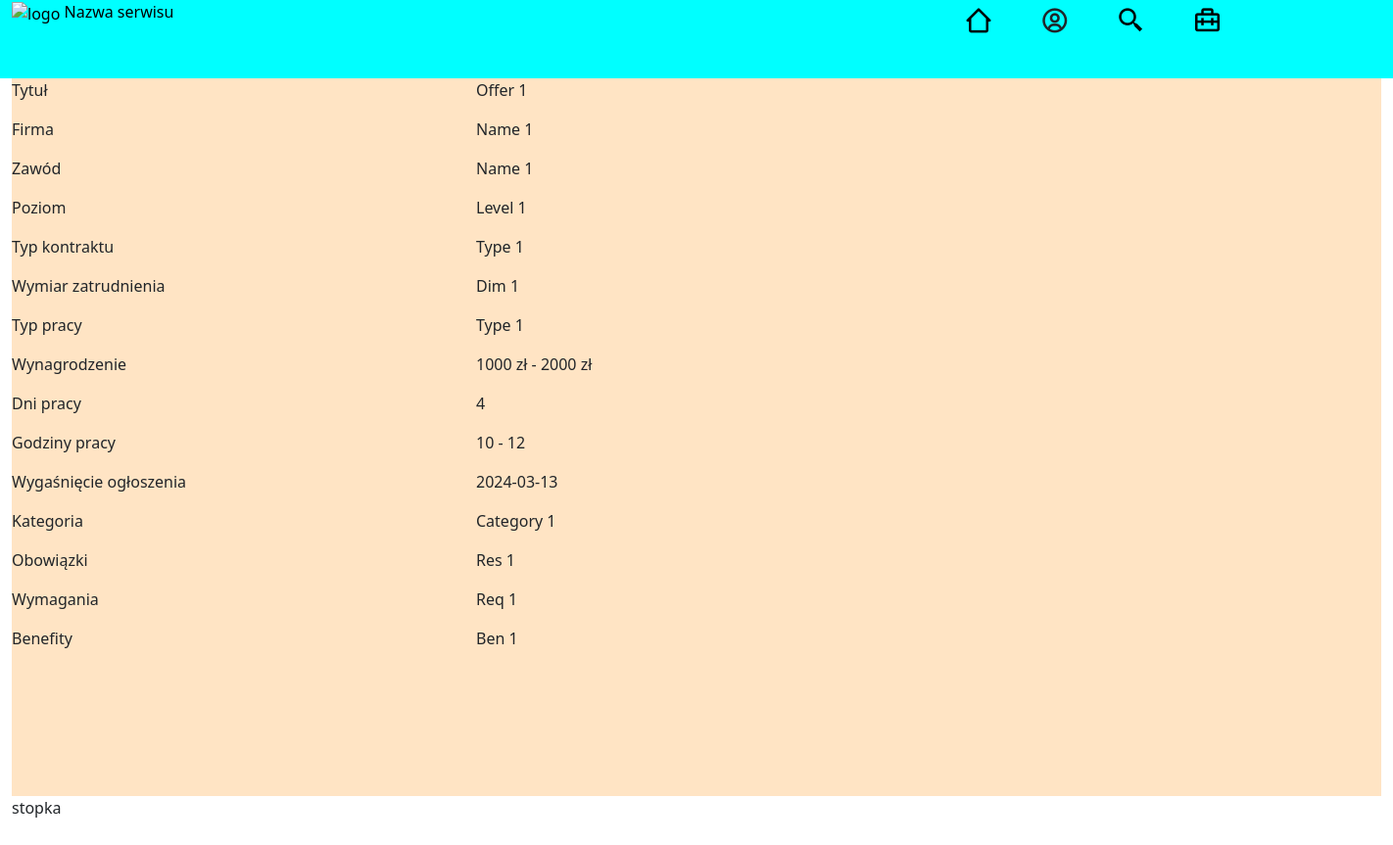
The page /ProjektPZAW/Oferta.php?id=2 on the database its author committed.
### tables this page shows
CREATE TABLE `job_offer` (
  `offer_id` int(10) UNSIGNED NOT NULL,
  `offer_name` tinytext NOT NULL,
  `company_id` smallint(6) UNSIGNED NOT NULL,
  `job_name` tinytext NOT NULL,
  `job_level` tinytext NOT NULL,
  `type_of_contract` tinytext NOT NULL,
  `employment_dimension` tinytext NOT NULL,
  `type_of_work` tinytext NOT NULL,
  `salary_range_min` tinytext NOT NULL,
  `salary_range_max` tinytext NOT NULL,
  `days_of_work` tinytext NOT NULL,
  `work_hours_min` tinyint(3) UNSIGNED NOT NULL,
  `work_hours_max` tinyint(3) UNSIGNED NOT NULL,
  `end_of_recrutation` date NOT NULL,
  `category_id` smallint(5) UNSIGNED NOT NULL,
  `responsibilities` mediumtext NOT NULL,
  `requirements` mediumtext NOT NULL,
  `benefits` mediumtext NOT NULL
);

CREATE TABLE `company` (
  `company_id` smallint(5) UNSIGNED NOT NULL,
  `company_name` tinytext NOT NULL,
  `city` tinytext NOT NULL,
  `street` tinytext NOT NULL,
  `street_number` tinytext NOT NULL,
  `longtitude` decimal(15,10) NOT NULL,
  `latitude` decimal(15,10) NOT NULL,
  `info` text NOT NULL
);

CREATE TABLE `category` (
  `category_id` smallint(5) UNSIGNED NOT NULL,
  `category_name` text NOT NULL
);

### ProjektPZAW/Oferta.php (the view, shortened to what this page needs)
<!DOCTYPE html>
<html lang="en">
<head>
    <link href="https://cdn.jsdelivr.net/npm/bootstrap@5.0.2/dist/css/bootstrap.min.css" rel="stylesheet">
    <link href='https://unpkg.com/boxicons@2.1.4/css/boxicons.min.css' rel='stylesheet'>
    <link rel="stylesheet" href="style.css">
</head>
<body>
    <?php
        $connect = new mysqli("localhost", "root", "", "4tp_1-projektphp");
    ?>
    <div class="container-fluid height">
        <div class="row height10 nav">
            <header class="col-7">
                <a href="index.php"><img src="" alt="logo"></a>
                <a href="index.php">Nazwa serwisu</a>
            </header>
            <nav class="col-5">
                <div class="dropdown">
                    <a href="index.php"><i class='bx bx-home-alt-2'></i></a>
                    <i class='bx bx-user-circle userBtn' id="dropdownMenu2" data-bs-toggle="dropdown" aria-expanded="false"></i>
                    <a href="Wyszukiwarka.php"><i class='bx bx-search-alt-2'></i></a>
                    <a href="#"><i class='bx bx-briefcase-alt-2'></i></a>
                </div>
            </nav>
        </div>
        <main>
            <?php
                $query = "SELECT * FROM job_offer JOIN category USING (category_id) JOIN company USING (company_id) WHERE offer_id = '{$_GET['id']}'";
                $result = $connect->query($query);
                if($result->num_rows > 0)
                {
                    while($row = $result->fetch_object())
                    {
                        echo <<< opis
                            <div class="row">
                                <div class="col-4">
                                    <p>Tytuł</p>
                                    <p>Firma</p>
                                    <p>Zawód</p>
                                    <p>Poziom</p>
                                    <p>Typ kontraktu</p>
                                    <p>Wymiar zatrudnienia</p>
                                    <p>Typ pracy</p>
                                    <p>Wynagrodzenie</p>
                                    <p>Dni pracy</p>
                                    <p>Godziny pracy</p>
                                    <p>Wygaśnięcie ogłoszenia</p>
                                    <p>Kategoria</p>
                                    <p>Obowiązki</p>
                                    <p>Wymagania</p>
                                    <p>Benefity</p>
                                </div>
                                <div class="col-4">
                                    <p>$row->offer_name</p>
                                    <p>$row->company_name</p>
                                    <p>$row->job_name</p>
                                    <p>$row->job_level</p>
                                    <p>$row->type_of_contract</p>
                                    <p>$row->employment_dimension</p>
                                    <p>$row->type_of_work</p>
                                    <p>$row->salary_range_min zł - $row->salary_range_max zł</p>
                                    <p>$row->days_of_work</p>
                                    <p>$row->work_hours_min - $row->work_hours_max</p>
                                    <p>$row->end_of_recrutation</p>
                                    <p>$row->category_name</p>
                                    <p>$row->responsibilities</p>
                                    <p>$row->requirements</p>
                                    <p>$row->benefits</p>
                                </div>
                                <div class="col-4">
                                <iframe src="https://www.google.com/maps/embed?pb=!1m18!1m12!1m3!1d2434.2907640568674!2d16.915563717484464!3d52.40140631068507!2m3!1f0!2f0!3f0!3m2!1i1024!2i768!4f13.1!3m3!1m2!1s0x47045b30521deb93%3A0xfe133a1f0df4613e!2zUGFya2luZyBQb3puYcWEIEfFgsOzd255!5e0!3m2!1spl!2spl!4v1710795224912!5m2!1spl!2spl" width="600" height="450" style="border:0;" allowfullscreen="" loading="lazy"></iframe>
                                </div>
                            </div>
                        opis;
                    }
                }
            ?>
        </main>
        <footer>
            stopka
        </footer>
    </div>
</body>
</html>

### ProjektPZAW/style.css (style rules this page uses)
body { height: 100%; overflow: hidden; }
.height { height: 916px; }
.nav > header, .nav > nav { background-color: aqua; height: 100%; }
.nav > nav { text-align: center; letter-spacing: 20px; font-size: 30px; }
.height10 { height: 10vh; }
main { background-color:bisque; height: 80%; }
div > header, div > nav { float: left; }
a { text-decoration: none; color: black; }
.userBtn { cursor: pointer; }

### rows shown on the page
job_offer: offer_name "Offer 1", company.company_name "Name 1", job_name "Name 1", job_level "Level 1", type_of_contract "Type 1", employment_dimension "Dim 1", type_of_work "Type 1", salary_range_min "1000", salary_range_max "2000", days_of_work "4", work_hours_min "10", work_hours_max "12", end_of_recrutation "2024-03-13", category.category_name "Category 1", responsibilities "Res 1", requirements "Req 1", benefits "Ben 1"
